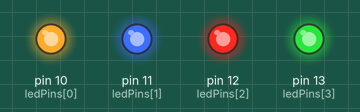
Bench run of a sketch on a simulated Arduino Uno, built with avr-gcc and run on an emulated ATmega328P. Parts: output pins drawn as LEDs (lit = HIGH).

Above: at 0.5 s.
At 3.5 s:
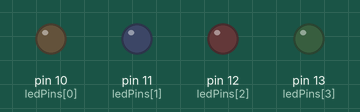
Timing chart, 0 to 4.6 s (numbered marks = the images above):
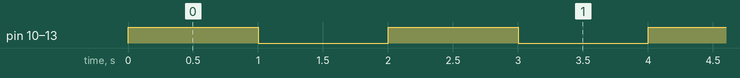

The sketch:

sketch.ino
```cpp
const int ledPins[] = {10,11,12,13};
const int ledCount = 4;


void setup() {
  // put your setup code here, to run once:
  for (int i =0; i < ledCount;i++){
   pinMode(ledPins[i], OUTPUT);
  }
}

void loop() {
  // put your main code here, to run repeatedly:
  for (int i =0; i < ledCount;i++){
    digitalWrite(ledPins[i], HIGH);
  }

  delay(1000);

  for (int i=0; i < ledCount;i++){
    digitalWrite(ledPins[i], LOW);

  }

  delay(1000);

}
```

Measured:
- by itself, pin 10 (ledPins[0]), pin 11 (ledPins[1]), pin 12 (ledPins[2]), pin 13 (ledPins[3]): alternates HIGH for 1.0 s and LOW for 1.0 s
